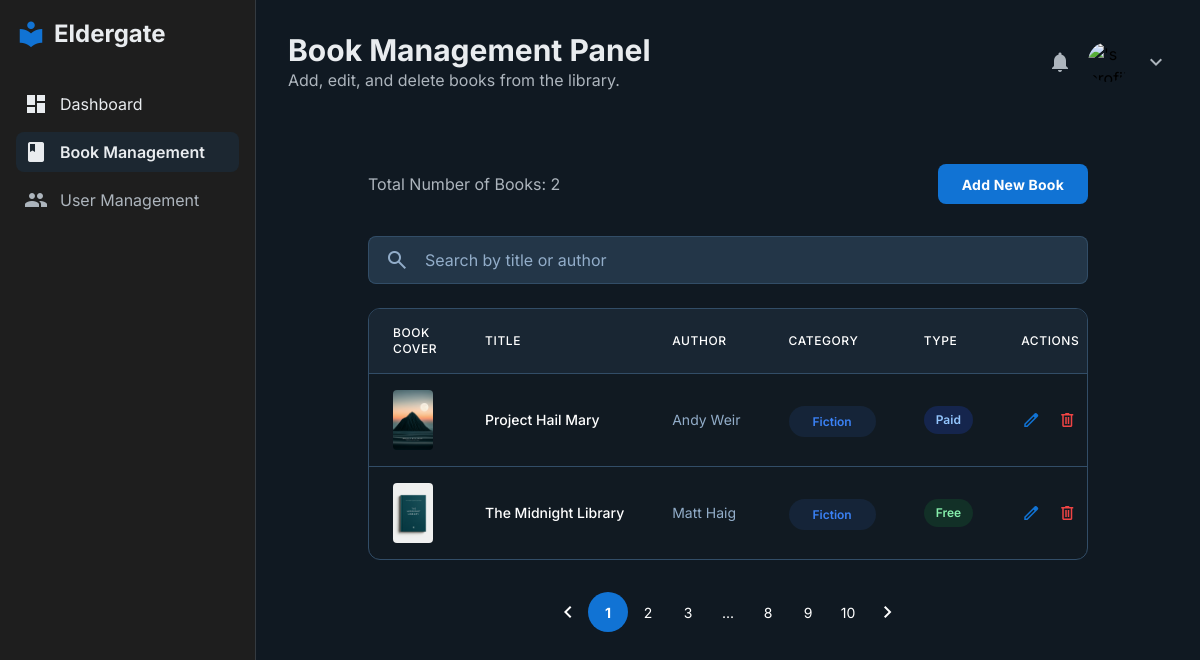
/account/admin-book-management/ (signed in), run on the app's committed database.
### books/models.py (models this page shows)
class Book(models.Model):
    id = models.AutoField(primary_key=True)
    title = models.CharField(max_length=100)
    author = models.CharField(max_length=100)
    description = models.TextField()
    isbn = models.CharField(max_length=13)
    publisher = models.CharField(max_length=100)
    publication_date = models.DateField()
    category = models.ForeignKey(Category, on_delete=models.CASCADE, default=0)
    subcategory = models.ForeignKey(SubCategory, on_delete=models.CASCADE, null=True, blank=True)
    total_pages = models.IntegerField()
    price = models.DecimalField(max_digits=10, decimal_places=2)
    is_trending = models.BooleanField(default=False)
    cover_image = models.ImageField(upload_to='book_covers/')
    pdf_link = models.FileField(upload_to='books/')
    timestamp = models.DateTimeField(auto_now_add=True)

class Category(models.Model):
    id = models.AutoField(primary_key=True)
    name = models.CharField(max_length=100)

### accounts/views.py (the view)
# urls.py: path('admin-book-management/', views.admin_book_management_view, name='admin-book-management'),
def admin_book_management_view(request):
    if request.session.get('is_authenticated'):
        all_books = Book.objects.all()
        categories = Category.objects.all()
        total_books = all_books.count()
        book_list_styles = []
        for book in all_books:
            style_class, style_text = helpers.admin_book_management_bt(book.price)
            category_class = helpers.admin_book_management_category(book.category.name)
            book_list_styles.append({
                'book': book,
                'style': {
                    'class': style_class,
                    'text': style_text
                },
                'category_class': category_class
            })
        user = request.user
        title = "Book Management Panel"
        subtitle = "Add, edit, and delete books from the library."
        return render(request, 'admin/admin-book-management.html', {'user': user, 'title': title, 'subtitle': subtitle, 'all_books': all_books, 'total_books': total_books, 'book_list_styles': book_list_styles, 'category_class': category_class, 'categories': categories})
    else:
        return redirect('login')

### accounts/helpers.py (called while the page is built)
def admin_book_management_bt(price):
    if price == 0:
        class_sheet = "px-3 py-1 inline-flex text-xs leading-5 font-semibold rounded-full bg-green-100 dark:bg-green-800/30 text-green-800 dark:text-green-300"
        text = "Free"
    else:
        class_sheet = "px-3 py-1 inline-flex text-xs leading-5 font-semibold rounded-full bg-blue-100 dark:bg-blue-800/30 text-blue-800 dark:text-blue-300"
        text = "Paid"
    return class_sheet, text

def admin_book_management_category(category):
    if category == "Fiction":
        class_sheet = "text-xs font-semibold text-blue-500 bg-blue-500/10 py-2 px-6 rounded-full"
    elif category == "Mystery":
        class_sheet = "text-xs font-semibold text-yellow-500 bg-yellow-500/10 py-2 px-6 rounded-full"
    elif category == "Philosophy":
        class_sheet = "text-xs font-semibold text-green-500 bg-green-500/10 py-2 px-6 rounded-full"
    elif category == "History":
        class_sheet = "text-xs font-semibold text-purple-500 bg-purple-500/10 py-2 px-6 rounded-full"
    elif category == "Biography":
        class_sheet = "text-xs font-semibold text-pink-500 bg-pink-500/10 py-2 px-6 rounded-full"
    else:
        class_sheet = "text-xs font-semibold text-red-500 bg-red-500/10 py-2 px-6 rounded-full"
    return class_sheet

### templates/admin/admin-book-management.html (shortened to what this page needs)
{% extends 'admin_layout.html' %}
{% block content %}
{% include 'includes/header.html' %}
<div class="relative flex h-auto min-h-screen w-full flex-col group/design-root overflow-x-hidden">
  <div class="layout-container flex h-full grow flex-col">
    <div class="px-10 md:px-20 py-10 flex-1">
      <div class="max-w-7xl mx-auto">
        <div class="flex flex-wrap justify-between items-center gap-4 mb-8">
          <div class="flex min-w-72 flex-col gap-2">
            <p class="text-subtext-light dark:text-subtext-dark text-base font-normal leading-normal">Total Number of Books: {{ total_books }}</p>
          </div>
          <a href="{% url 'admin-dashboard' %}"
            class="flex min-w-[84px] max-w-[480px] cursor-pointer items-center justify-center overflow-hidden rounded-lg h-10 px-6 bg-primary text-white text-sm font-bold leading-normal tracking-[0.015em]">
            <span class="truncate">Add New Book</span>
          </a>
        </div>
        <div class="mb-6">
          <label class="flex flex-col min-w-40 h-12 w-full">
            <div class="flex w-full flex-1 items-stretch rounded-lg h-full">
              <div
                class="text-gray-400 dark:text-[#92adc9] flex border border-gray-300 dark:border-[#324d67] bg-white dark:bg-[#233648] items-center justify-center pl-4 rounded-l-lg border-r-0"
                data-icon="MagnifyingGlass">
                <span class="material-symbols-outlined">search</span>
              </div>
              <input
                class="form-input flex w-full min-w-0 flex-1 resize-none overflow-hidden rounded-r-lg text-gray-900 dark:text-white focus:outline-0 focus:ring-2 focus:ring-primary h-full placeholder:text-gray-400 dark:placeholder:text-[#92adc9] px-4 text-base font-normal leading-normal border border-gray-300 dark:border-[#324d67] bg-white dark:bg-[#233648] border-l-0"
                placeholder="Search by title or author" value="" />
            </div>
          </label>
        </div>
        <div class="overflow-x-auto">
          <div
            class="flex overflow-hidden rounded-xl border border-gray-200 dark:border-[#324d67] bg-white dark:bg-[#111a22]">
            <table class="flex-1 w-full">
              <thead>
                <tr class="bg-gray-50 dark:bg-[#192633]">
                  <th
                    class="px-6 py-4 text-left text-xs font-medium text-gray-500 dark:text-white uppercase tracking-wider">
                    Book Cover</th>
                  <th
                    class="px-6 py-4 text-left text-xs font-medium text-gray-500 dark:text-white uppercase tracking-wider w-1/3">
                    Title</th>
                  <th
                    class="px-6 py-4 text-left text-xs font-medium text-gray-500 dark:text-white uppercase tracking-wider">
                    Author</th>
                  <th
                    class="px-6 py-4 text-left text-xs font-medium text-gray-500 dark:text-white uppercase tracking-wider">
                    Category</th>
                  <th
                    class="px-6 py-4 text-left text-xs font-medium text-gray-500 dark:text-white uppercase tracking-wider">
                    Type</th>
                  <th
                    class="px-6 py-4 text-left text-xs font-medium text-gray-500 dark:text-white uppercase tracking-wider">
                    Actions</th>
                </tr>
              </thead>
              <tbody>
                {% for item in book_list_styles %}
                <tr class="border-t border-gray-200 dark:border-t-[#324d67]">
                  <td class="px-6 py-4 whitespace-nowrap">
                    <div class="bg-center bg-no-repeat aspect-[2/3] bg-cover rounded w-10"
                      data-alt="The Midnight Library book cover"
                      style='background-image: url("{{ item.book.cover_image.url }}");'>
                    </div>
                  </td>
                  <td class="px-6 py-4 whitespace-nowrap text-sm font-medium text-gray-900 dark:text-white">{{ item.book.title }}</td>
                  <td class="px-6 py-4 whitespace-nowrap text-sm text-gray-500 dark:text-[#92adc9]">{{ item.book.author }}</td>
                  <td class="px-6 py-4 whitespace-nowrap">
                    <span
                      class="{{ item.category_class }}">{{ item.book.category.name }}</span>
                  </td>
                  <td class="px-6 py-4 whitespace-nowrap">
                    <span
                      class="{{ item.style.class }}">{{ item.style.text }}</span>
                  </td>
                  <td class="px-6 py-4 whitespace-nowrap text-sm font-medium">
                    <div class="flex items-center gap-4">
                      <a class="text-primary hover:text-primary/80" href="#" data-edit-book-btn
                          data-book-id="{{ item.book.id }}" data-edit-book-url="{% url 'edit-book' item.book.id %}"><span
                          class="material-symbols-outlined text-xl">edit</span></a>
                      <a class="text-red-600 hover:text-red-800 dark:text-red-500 dark:hover:text-red-400"
                        href="#" data-delete-book-btn data-book-id="{{ item.book.id }}" data-delete-book-url="{% url 'delete-book' item.book.id %}"><span class="material-symbols-outlined text-xl">delete</span></a>
                    </div>
                  </td>
                </tr>
                {% endfor %}
              </tbody>
            </table>
          </div>
        </div>
        <div class="flex items-center justify-center p-4 mt-4">
          <a class="flex size-10 items-center justify-center text-gray-500 dark:text-white" href="#">
            <span class="material-symbols-outlined">chevron_left</span>
          </a>
          <a class="text-sm font-bold leading-normal tracking-[0.015em] flex size-10 items-center justify-center text-white rounded-full bg-primary"
            href="#">1</a>
          <a class="text-sm font-normal leading-normal flex size-10 items-center justify-center text-gray-700 dark:text-white rounded-full hover:bg-gray-200 dark:hover:bg-[#233648]"
            href="#">2</a>
          <a class="text-sm font-normal leading-normal flex size-10 items-center justify-center text-gray-700 dark:text-white rounded-full hover:bg-gray-200 dark:hover:bg-[#233648]"
            href="#">3</a>
          <span
            class="text-sm font-normal leading-normal flex size-10 items-center justify-center text-gray-700 dark:text-white rounded-full">...</span>
          <a class="text-sm font-normal leading-normal flex size-10 items-center justify-center text-gray-700 dark:text-white rounded-full hover:bg-gray-200 dark:hover:bg-[#233648]"
            href="#">8</a>
          <a class="text-sm font-normal leading-normal flex size-10 items-center justify-center text-gray-700 dark:text-white rounded-full hover:bg-gray-200 dark:hover:bg-[#233648]"
            href="#">9</a>
          <a class="text-sm font-normal leading-normal flex size-10 items-center justify-center text-gray-700 dark:text-white rounded-full hover:bg-gray-200 dark:hover:bg-[#233648]"
            href="#">10</a>
          <a class="flex size-10 items-center justify-center text-gray-500 dark:text-white" href="#">
            <span class="material-symbols-outlined">chevron_right</span>
          </a>
        </div>
      </div>
    </div>
  </div>
</div>
{% endblock %}

### templates/admin_layout.html (style rules this page uses)
body { font-family: 'Inter', sans-serif; }

### data on the page
Book: book.cover_image (picture), book "Project Hail Mary", book.author "Andy Weir", book.category.name "Fiction", style.text "Paid"
Book: book.cover_image (picture), book "The Midnight Library", book.author "Matt Haig", book.category.name "Fiction", style.text "Free"

### other printed values
{{ title }} "Book Management Panel"
{{ subtitle }} "Add, edit, and delete books from the library."
{{ total_books }} "2"
